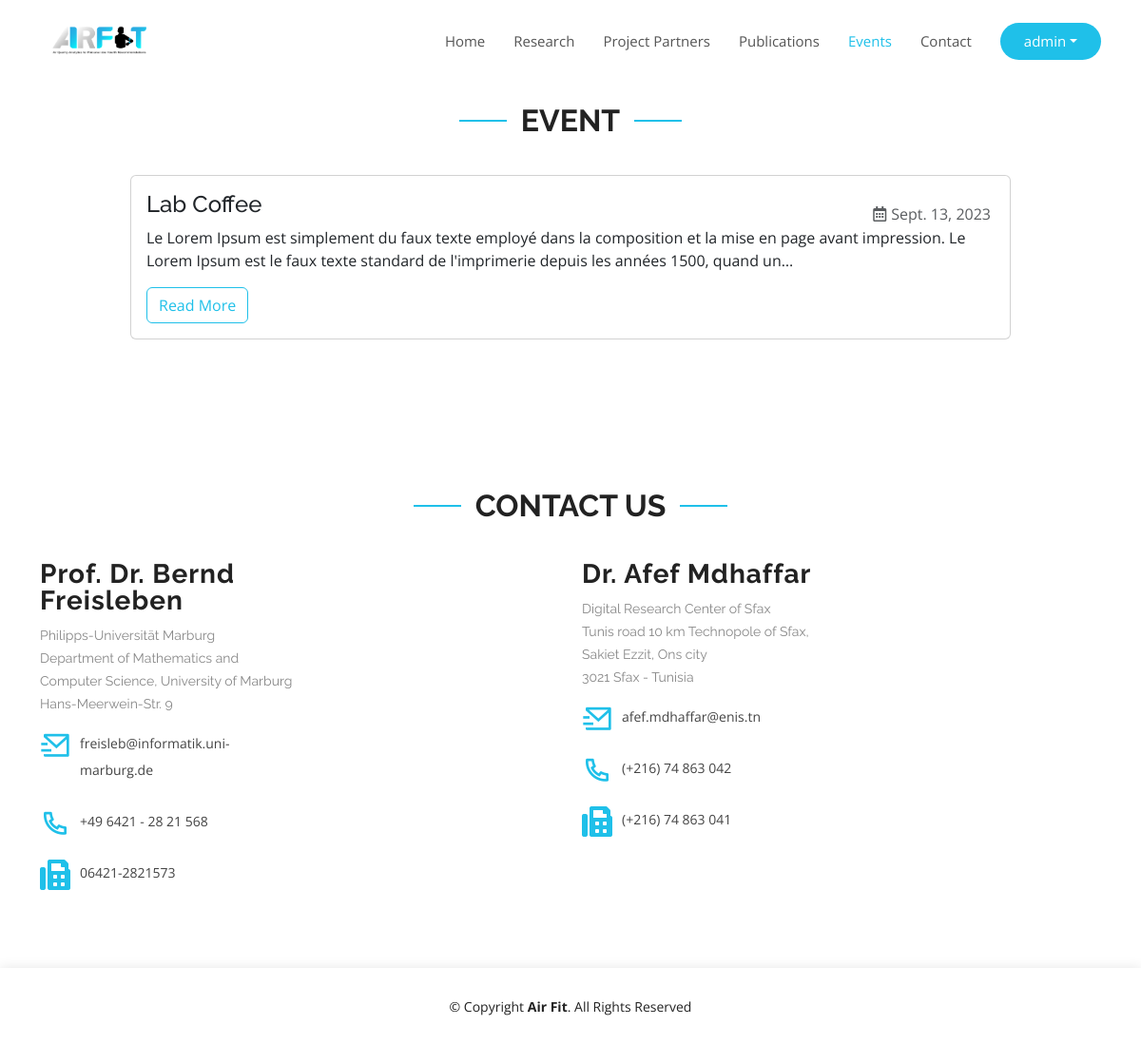
Page /event.html (signed in) on the committed database.
### events/models.py (models this page shows, shortened)
class Post(models.Model):
    title = models.CharField(max_length=200, unique=True)
    slug = models.SlugField(max_length=200, unique=True)
    author = models.ForeignKey(User, on_delete=models.CASCADE, related_name='blog_posts', null=True, blank=True)
    created_on = models.DateTimeField(auto_now_add=True)
    updated_on = models.DateTimeField(auto_now=True)
    presentation = models.TextField()
    event_date = models.DateField(null=True)
    program_image = models.ImageField(upload_to="event_program_images/", null=True, blank=True)
    status = models.IntegerField(choices=STATUS, default=0)
    class Meta:
        ordering = ['-created_on']

### events/views.py (the view)
# urls.py: path('event.html', views.PostList.as_view(), name='event'),
class PostList(generic.ListView):
  queryset = Post.objects.filter(status=1).order_by('-created_on')
  template_name = 'main/event.html'

### events/templates/main/event.html (shortened to what this page needs)
<!DOCTYPE html>
<html lang="en">
{% load static %}
<head>
  <link href="{% static 'vendor/aos/aos.css' %}" rel="stylesheet">
  <link href="{% static 'vendor/bootstrap/css/bootstrap.min.css' %}" rel="stylesheet">
  <link href="{% static 'vendor/bootstrap-icons/bootstrap-icons.css' %}" rel="stylesheet">
  <link href="{% static 'vendor/boxicons/css/boxicons.min.css' %}" rel="stylesheet">
  <link href="{% static 'vendor/glightbox/css/glightbox.min.css' %}" rel="stylesheet">
  <link href="{% static 'vendor/remixicon/remixicon.css' %}" rel="stylesheet">
  <link href="{% static 'vendor/swiper/swiper-bundle.min.css' %}" rel="stylesheet">
  <link href="{% static 'css/style.css' %}" rel="stylesheet">
  <link rel="stylesheet" href="https://cdnjs.cloudflare.com/ajax/libs/font-awesome/5.15.3/css/all.min.css">
</head>
<body>
  <header id="header" class="fixed-top d-flex align-items-center">
    <div class="container d-flex align-items-center justify-content-between">
      <div class="logo">
        <a href="{% url 'index'%}"><img src="{% static 'img/logo.png'%}" alt="" class="img-fluid"></a>
      </div>
      <nav id="navbar" class="navbar">
        <ul>
          <li><a class="nav-link  " href="{% url 'index'%}#hero">Home</a></li>
          <li><a class="nav-link " href="{% url 'index'%}#objectives">Research</a></li>
          <li><a class="nav-link " href="{% url 'index'%}#partners">Project Partners</a></li>
          <li><a class="nav-link  " href="{% url 'publications'%}">Publications</a></li>
          <li><a class="nav-link  active" href="{% url 'event'%}">Events</a></li>
          <li><a class="nav-link " href="{% url 'event'%}#contact">Contact</a></li>
          {% if user.is_authenticated %}
        <li class="nav-item dropdown">
          <a class="getstarted nav-link dropdown-toggle text-white"  id="navbarDropdownMenuLink" role="button" data-toggle="dropdown" aria-haspopup="true" aria-expanded="false">
            {{ user.username }}
          </a>
        </li>
        {% else %}
          <li><a class="getstarted scrollto" href="{% url 'login' %}">Login</a></li>
        {% endif %}
        </ul>
      </nav>
    </div>
  </header>
  <main id="main">
    <section id="events" class="events">
      <div class="container">
        <div class="section-title mt-5" data-aos="fade-up">
          <h2>Event</h2>
        </div>
        <div class="row">
          {% for post in post_list %}
          <div class="col-lg-10 mx-auto" data-aos="fade-up">
            <div class="card mb-3">
              <div class="card-body">
                <h4 class="card-title">{{ post.title }}</h4>
                <p class="card-text text-muted" style="position: absolute; top: 28px; right: 20px;">
                  <i class="far fa-calendar-alt calendar-icon" style="margin-right: 5px;"></i>{{ post.event_date }}
                </p>
                <p class="card-text">{{ post.presentation|truncatechars:200 }}</p>
                {% if post.presentation %}
                  <a href="{% url 'event_details' post.id %}" class="btn btn-outline-primary">Read More</a>
                {% endif %}
              </div>
            </div>
          </div>
{% endfor %}
        </div>
      </div>
    </section>
<section id="contact" class="contact">
  <div class="container">
    <div class="section-title" data-aos="fade-up">
      <h2>Contact Us</h2>
    </div>
    <div class="row">
    <div class="col">
      <div class="col-lg-6 col-md-6" data-aos="fade-up" data-aos-delay="100">
        <div class="contact-about">
          <h3 >Prof. Dr. Bernd Freisleben</h3>
          <p>Philipps-Universität Marburg <br>
            Department of Mathematics and Computer Science, University of Marburg <br>Hans-Meerwein-Str. 9</p>
        </div>
      </div>
      <div  class="col-lg-6 col-md-6" data-aos="fade-up" data-aos-delay="200">
        <div class="info">
          <div>
            <i class="ri-mail-send-line"></i>
            <p> freisleb@informatik.uni-marburg.de</p>
          </div>
          <div>
            <i class="ri-phone-line"></i>
            <p>+49 6421 - 28 21 568</p>
          </div>
          <div>
            <i class="fa fa-fax"></i>
            <p>06421-2821573</p>
          </div>
        </div>
      </div>
    </div>
    <div class="col">
      <div class="col-lg-6  col-md-6" data-aos="fade-up" data-aos-delay="100">
        <div class="contact-about">
          <h3 >Dr. Afef Mdhaffar</h3>
          <p>Digital Research Center of Sfax
            <br>Tunis road 10 km Technopole of Sfax, Sakiet Ezzit, Ons city <br>
            3021 Sfax - Tunisia </p>
        </div>
      </div>
      <div  class="col-lg-6 col-md-6" data-aos="fade-up" data-aos-delay="200">
        <div class="info">
          <div>
            <i class="ri-mail-send-line"></i>
            <p>afef.mdhaffar@enis.tn</p>
          </div>
          <div>
            <i class="ri-phone-line"></i>
            <p>(+216) 74 863 042</p>
          </div>
          <div>
            <i class="fa fa-fax"></i>
            <p>(+216) 74 863 041</p>
          </div>
        </div>
      </div>
    </div>
    </div>
  </div>
</section>
  </main>
  <footer id="footer">
    <div class="container">
      <div class="row d-flex align-items-center">
        <div class="col-lg-12 text-lg-left text-center">
          <div class="copyright">
            &copy; Copyright <strong>Air Fit</strong>. All Rights Reserved
          </div>
        </div>
      </div>
    </div>
  </footer>
</body>
</html>

### events/static/css/style.css (style rules this page uses)
.btn.btn-outline-primary { color: #1FC0E9; border-color: #1FC0E9; }
body { font-family: "Open Sans", sans-serif; color: #444444; }
a { color: #1FC0E9; text-decoration: none; }
h1, h2, h3, h4, h5, h6 { font-family: "Raleway", sans-serif; }
#header { z-index: 997; transition: all 0.5s; padding: 22px 0; background: #fff; }
#header .logo img { padding: 0; margin: 0; max-height: 40px; }
.navbar { padding: 0; }
.navbar ul { margin: 0; padding: 0; display: flex; list-style: none; align-items: center; }
.navbar li { position: relative; }
.navbar a, .navbar a:focus { display: flex; align-items: center; justify-content: space-between; padding: 10px 0 10px 30px; font-size: 15px; font-weight: 400; color: #555555; white-space: nowrap; transition: 0.3s; }
.navbar a:hover, .navbar .active, .navbar .active:focus, .navbar li:hover>a { color: #1FC0E9; }
.navbar .getstarted, .navbar .getstarted:focus { background: #1FC0E9; padding: 8px 25px; margin-left: 30px; border-radius: 50px; color: #fff; }
section { padding: 60px 0; overflow: hidden; }
.section-title { text-align: center; padding-bottom: 30px; margin-top: 20px; }
.section-title h2 { font-size: 32px; font-weight: bold; text-transform: uppercase; position: relative; color: #222222; }
.section-title h2::before, .section-title h2::after { content: ""; width: 50px; height: 2px; background: #1FC0E9; display: inline-block; }
.section-title h2::before { margin: 0 15px 10px 0; }
.section-title h2::after { margin: 0 0 10px 15px; }
.contact .contact-about h3 { font-size: 28px; margin: 0 0 10px 0; padding: 0; line-height: 1; font-weight: 700; letter-spacing: 1px; color: #222222; }
.contact .contact-about p { font-size: 14px; line-height: 24px; font-family: "Raleway", sans-serif; color: #888; }
.contact .info { color: #444444; }
.contact .info i { font-size: 32px; color: #1FC0E9; float: left; line-height: 1; }
.contact .info p { padding: 0 0 10px 42px; line-height: 28px; font-size: 14px; }
#footer { background: #fff; box-shadow: 0px 0px 12px 0px rgba(0, 0, 0, 0.1); padding: 30px 0; color: #222222; font-size: 14px; }

### rows in the picture
Post: title "Lab Coffee", event_date "Sept. 13, 2023", presentation "Le Lorem Ipsum est simplement du faux texte employé dans la composition et la mise en page avant impression. Le Lorem Ipsum est le faux texte standard de l'imprimerie depuis les années 1500, quand un…", shows "Read More"

### other values in the picture
{{ user.username }} "admin"
